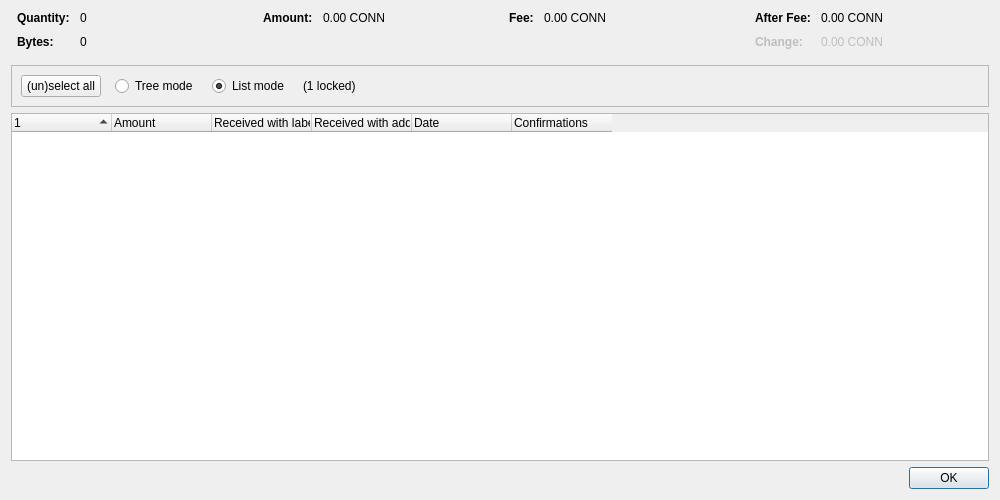
<?xml version="1.0" encoding="UTF-8"?>
<ui version="4.0">
 <class>CoinControlDialog</class>
 <widget class="QDialog" name="CoinControlDialog">
  <property name="geometry">
   <rect>
    <x>0</x>
    <y>0</y>
    <width>1000</width>
    <height>500</height>
   </rect>
  </property>
  <property name="windowTitle">
   <string>Coin Selection</string>
  </property>
  <layout class="QVBoxLayout" name="verticalLayout">
   <item>
    <layout class="QHBoxLayout" name="horizontalLayoutTop" stretch="0,0,0,0">
     <property name="topMargin">
      <number>0</number>
     </property>
     <property name="bottomMargin">
      <number>10</number>
     </property>
     <item>
      <layout class="QFormLayout" name="formLayoutCoinControl1">
       <property name="labelAlignment">
        <set>Qt::AlignLeft|Qt::AlignVCenter</set>
       </property>
       <property name="horizontalSpacing">
        <number>10</number>
       </property>
       <property name="verticalSpacing">
        <number>10</number>
       </property>
       <property name="leftMargin">
        <number>6</number>
       </property>
       <property name="rightMargin">
        <number>6</number>
       </property>
       <item row="0" column="0">
        <widget class="QLabel" name="labelCoinControlQuantityText">
         <property name="font">
          <font>
           <weight>75</weight>
           <bold>true</bold>
          </font>
         </property>
         <property name="text">
          <string>Quantity:</string>
         </property>
        </widget>
       </item>
       <item row="0" column="1">
        <widget class="QLabel" name="labelCoinControlQuantity">
         <property name="cursor">
          <cursorShape>IBeamCursor</cursorShape>
         </property>
         <property name="contextMenuPolicy">
          <enum>Qt::ActionsContextMenu</enum>
         </property>
         <property name="text">
          <string notr="true">0</string>
         </property>
         <property name="textInteractionFlags">
          <set>Qt::LinksAccessibleByMouse|Qt::TextSelectableByKeyboard|Qt::TextSelectableByMouse</set>
         </property>
        </widget>
       </item>
       <item row="1" column="0">
        <widget class="QLabel" name="labelCoinControlBytesText">
         <property name="font">
          <font>
           <weight>75</weight>
           <bold>true</bold>
          </font>
         </property>
         <property name="text">
          <string>Bytes:</string>
         </property>
        </widget>
       </item>
       <item row="1" column="1">
        <widget class="QLabel" name="labelCoinControlBytes">
         <property name="cursor">
          <cursorShape>IBeamCursor</cursorShape>
         </property>
         <property name="contextMenuPolicy">
          <enum>Qt::ActionsContextMenu</enum>
         </property>
         <property name="text">
          <string notr="true">0</string>
         </property>
         <property name="textInteractionFlags">
          <set>Qt::LinksAccessibleByMouse|Qt::TextSelectableByKeyboard|Qt::TextSelectableByMouse</set>
         </property>
        </widget>
       </item>
      </layout>
     </item>
     <item>
      <layout class="QFormLayout" name="formLayoutCoinControl2">
       <property name="horizontalSpacing">
        <number>10</number>
       </property>
       <property name="verticalSpacing">
        <number>10</number>
       </property>
       <property name="leftMargin">
        <number>6</number>
       </property>
       <property name="rightMargin">
        <number>6</number>
       </property>
       <item row="0" column="0">
        <widget class="QLabel" name="labelCoinControlAmountText">
         <property name="font">
          <font>
           <weight>75</weight>
           <bold>true</bold>
          </font>
         </property>
         <property name="text">
          <string>Amount:</string>
         </property>
        </widget>
       </item>
       <item row="0" column="1">
        <widget class="QLabel" name="labelCoinControlAmount">
         <property name="cursor">
          <cursorShape>IBeamCursor</cursorShape>
         </property>
         <property name="contextMenuPolicy">
          <enum>Qt::ActionsContextMenu</enum>
         </property>
         <property name="text">
          <string notr="true">0.00 CONN</string>
         </property>
         <property name="textInteractionFlags">
          <set>Qt::LinksAccessibleByMouse|Qt::TextSelectableByKeyboard|Qt::TextSelectableByMouse</set>
         </property>
        </widget>
       </item>
      </layout>
     </item>
     <item>
      <layout class="QFormLayout" name="formLayoutCoinControl3">
       <property name="horizontalSpacing">
        <number>10</number>
       </property>
       <property name="verticalSpacing">
        <number>10</number>
       </property>
       <property name="leftMargin">
        <number>6</number>
       </property>
       <property name="rightMargin">
        <number>6</number>
       </property>
       <item row="0" column="0">
        <widget class="QLabel" name="labelCoinControlFeeText">
         <property name="font">
          <font>
           <weight>75</weight>
           <bold>true</bold>
          </font>
         </property>
         <property name="text">
          <string>Fee:</string>
         </property>
        </widget>
       </item>
       <item row="0" column="1">
        <widget class="QLabel" name="labelCoinControlFee">
         <property name="cursor">
          <cursorShape>IBeamCursor</cursorShape>
         </property>
         <property name="contextMenuPolicy">
          <enum>Qt::ActionsContextMenu</enum>
         </property>
         <property name="text">
          <string notr="true">0.00 CONN</string>
         </property>
         <property name="textInteractionFlags">
          <set>Qt::LinksAccessibleByMouse|Qt::TextSelectableByKeyboard|Qt::TextSelectableByMouse</set>
         </property>
        </widget>
       </item>
      </layout>
     </item>
     <item>
      <layout class="QFormLayout" name="formLayoutCoinControl4">
       <property name="labelAlignment">
        <set>Qt::AlignLeft|Qt::AlignVCenter</set>
       </property>
       <property name="horizontalSpacing">
        <number>10</number>
       </property>
       <property name="verticalSpacing">
        <number>10</number>
       </property>
       <property name="leftMargin">
        <number>6</number>
       </property>
       <property name="rightMargin">
        <number>6</number>
       </property>
       <item row="0" column="0">
        <widget class="QLabel" name="labelCoinControlAfterFeeText">
         <property name="font">
          <font>
           <weight>75</weight>
           <bold>true</bold>
          </font>
         </property>
         <property name="text">
          <string>After Fee:</string>
         </property>
        </widget>
       </item>
       <item row="0" column="1">
        <widget class="QLabel" name="labelCoinControlAfterFee">
         <property name="cursor">
          <cursorShape>IBeamCursor</cursorShape>
         </property>
         <property name="contextMenuPolicy">
          <enum>Qt::ActionsContextMenu</enum>
         </property>
         <property name="text">
          <string notr="true">0.00 CONN</string>
         </property>
         <property name="textInteractionFlags">
          <set>Qt::LinksAccessibleByMouse|Qt::TextSelectableByKeyboard|Qt::TextSelectableByMouse</set>
         </property>
        </widget>
       </item>
       <item row="1" column="0">
        <widget class="QLabel" name="labelCoinControlChangeText">
         <property name="enabled">
          <bool>false</bool>
         </property>
         <property name="font">
          <font>
           <weight>75</weight>
           <bold>true</bold>
          </font>
         </property>
         <property name="text">
          <string>Change:</string>
         </property>
        </widget>
       </item>
       <item row="1" column="1">
        <widget class="QLabel" name="labelCoinControlChange">
         <property name="enabled">
          <bool>false</bool>
         </property>
         <property name="cursor">
          <cursorShape>IBeamCursor</cursorShape>
         </property>
         <property name="contextMenuPolicy">
          <enum>Qt::ActionsContextMenu</enum>
         </property>
         <property name="text">
          <string notr="true">0.00 CONN</string>
         </property>
         <property name="textInteractionFlags">
          <set>Qt::LinksAccessibleByMouse|Qt::TextSelectableByKeyboard|Qt::TextSelectableByMouse</set>
         </property>
        </widget>
       </item>
      </layout>
     </item>
    </layout>
   </item>
   <item>
    <widget class="QFrame" name="frame">
     <property name="minimumSize">
      <size>
       <width>0</width>
       <height>40</height>
      </size>
     </property>
     <property name="frameShape">
      <enum>QFrame::StyledPanel</enum>
     </property>
     <property name="frameShadow">
      <enum>QFrame::Sunken</enum>
     </property>
     <layout class="QHBoxLayout" name="horizontalLayout">
      <item>
       <layout class="QHBoxLayout" name="horizontalLayoutPanel" stretch="0,0,0,0,0">
        <property name="spacing">
         <number>14</number>
        </property>
        <item>
         <widget class="QPushButton" name="pushButtonSelectAll">
          <property name="sizePolicy">
           <sizepolicy hsizetype="Maximum" vsizetype="Fixed">
            <horstretch>0</horstretch>
            <verstretch>0</verstretch>
           </sizepolicy>
          </property>
          <property name="text">
           <string>(un)select all</string>
          </property>
          <property name="autoDefault">
           <bool>false</bool>
          </property>
         </widget>
        </item>
        <item>
         <widget class="QRadioButton" name="radioTreeMode">
          <property name="sizePolicy">
           <sizepolicy hsizetype="Maximum" vsizetype="Fixed">
            <horstretch>0</horstretch>
            <verstretch>0</verstretch>
           </sizepolicy>
          </property>
          <property name="text">
           <string>Tree mode</string>
          </property>
         </widget>
        </item>
        <item>
         <widget class="QRadioButton" name="radioListMode">
          <property name="sizePolicy">
           <sizepolicy hsizetype="Maximum" vsizetype="Fixed">
            <horstretch>0</horstretch>
            <verstretch>0</verstretch>
           </sizepolicy>
          </property>
          <property name="text">
           <string>List mode</string>
          </property>
          <property name="checked">
           <bool>true</bool>
          </property>
         </widget>
        </item>
        <item>
         <widget class="QLabel" name="labelLocked">
          <property name="text">
           <string notr="true">(1 locked)</string>
          </property>
         </widget>
        </item>
        <item>
         <spacer name="horizontalSpacer">
          <property name="orientation">
           <enum>Qt::Horizontal</enum>
          </property>
          <property name="sizeHint" stdset="0">
           <size>
            <width>40</width>
            <height>20</height>
           </size>
          </property>
         </spacer>
        </item>
       </layout>
      </item>
     </layout>
    </widget>
   </item>
   <item>
    <widget class="CoinControlTreeWidget" name="treeWidget">
     <property name="contextMenuPolicy">
      <enum>Qt::CustomContextMenu</enum>
     </property>
     <property name="sortingEnabled">
      <bool>false</bool>
     </property>
     <property name="columnCount">
      <number>6</number>
     </property>
     <attribute name="headerShowSortIndicator" stdset="0">
      <bool>true</bool>
     </attribute>
     <attribute name="headerStretchLastSection">
      <bool>false</bool>
     </attribute>
     <column>
      <property name="text">
       <string/>
      </property>
     </column>
     <column>
      <property name="text">
       <string>Amount</string>
      </property>
     </column>
     <column>
      <property name="text">
       <string>Received with label</string>
      </property>
     </column>
     <column>
      <property name="text">
       <string>Received with address</string>
      </property>
     </column>
     <column>
      <property name="text">
       <string>Date</string>
      </property>
     </column>
     <column>
      <property name="text">
       <string>Confirmations</string>
      </property>
      <property name="toolTip">
       <string>Confirmed</string>
      </property>
     </column>
     <column>
      <property name="text">
       <string/>
      </property>
     </column>
     <column>
      <property name="text">
       <string/>
      </property>
     </column>
     <column>
      <property name="text">
       <string/>
      </property>
     </column>
     <column>
      <property name="text">
       <string/>
      </property>
     </column>
    </widget>
   </item>
   <item>
    <widget class="QDialogButtonBox" name="buttonBox">
     <property name="orientation">
      <enum>Qt::Horizontal</enum>
     </property>
     <property name="standardButtons">
      <set>QDialogButtonBox::Ok</set>
     </property>
    </widget>
   </item>
  </layout>
 </widget>
 <customwidgets>
  <customwidget>
   <class>CoinControlTreeWidget</class>
   <extends>QTreeWidget</extends>
   <header>qt/coincontroltreewidget.h</header>
  </customwidget>
 </customwidgets>
 <resources/>
 <connections/>
</ui>
